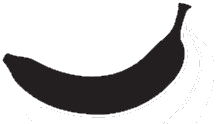
#> input picture image.jpg, 217 x 124 px
$ python generate.py   (older library calls are emulated)
#> lines starting #> are read from the running program, lines starting #| are printed output that depends on the picture
from PIL import Image
import matplotlib.pyplot as plt
import numpy as np
import json
img = Image.open('image.jpg')
#> img is the input picture: PIL image 217x124 RGB; mean R, G, B 195.3, 194.3, 194.6

imgplot = plt.imshow(img)
img.thumbnail((24, 24), Image.ANTIALIAS)


pic = np.ones(img.size[0]*img.size[1]).reshape(img.size[1],img.size[0])
for x in range(img.size[0]):
    for y in range(img.size[1]):
        if(img.getpixel((x,y))[0]+img.getpixel((x,y))[1]+img.getpixel((x,y))[2]>384):
            pic[y,x] = 0


#lists = pic.tolist()

res = {"rows": [], "columns": []}
for x in pic:
    print(x)
    list = []
    count = 0
    for y in x:
        if y == 1: count +=1
        else:
            if count != 0: list.append(count)
            count = 0
    if count != 0: list.append(count)
    res["columns"].append(list)

for x in pic.T:
    list = []
    count = 0
    for y in x:
        if y == 1: count +=1
        else:
            if count != 0: list.append(count)
            count = 0
    if count != 0: list.append(count)
    res["rows"].append(list)


# j = json.dumps(res)
print(res)
imgplot = plt.imshow(img)
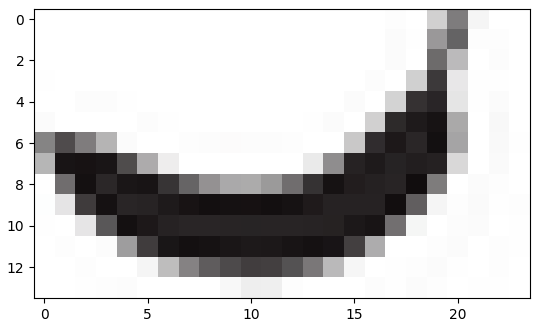
#> figure drawn by matplotlib, 1 panel
